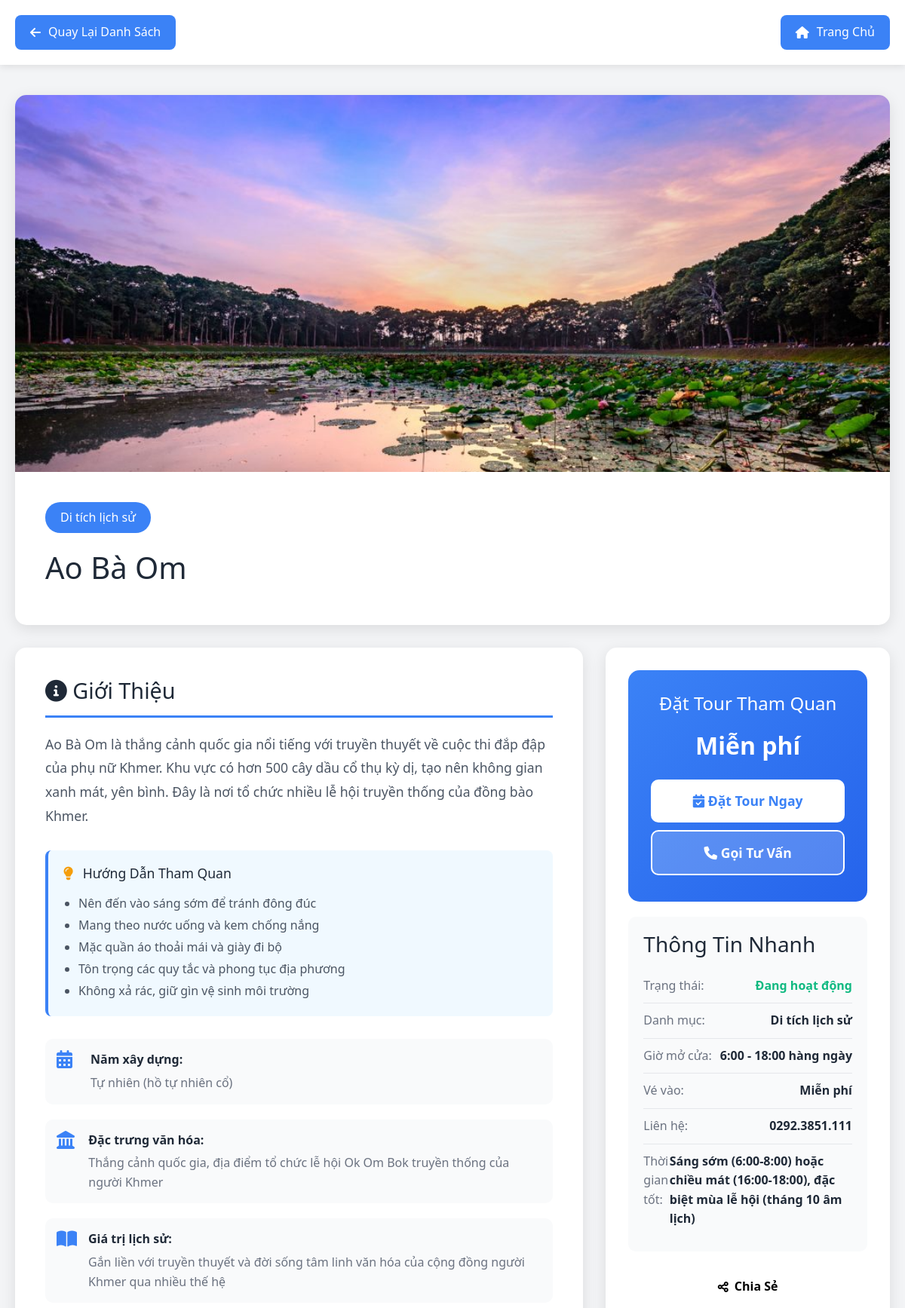
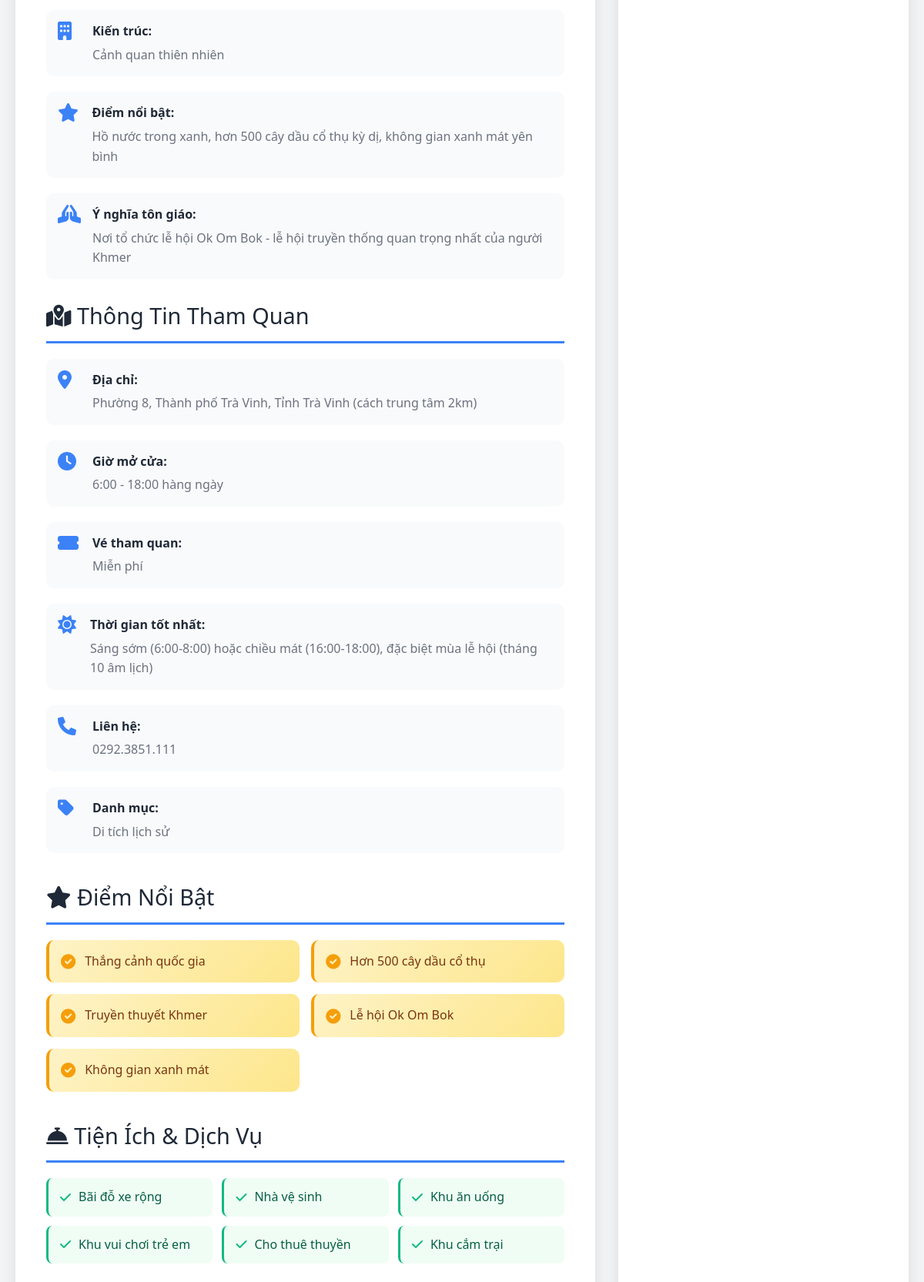
Page /chi-tiet-dia-diem.php?id=aobaom (upper part) on the committed database (2 pictures, top to bottom).
### tables this page shows
CREATE TABLE `attractions` (
  `id` int(11) NOT NULL,
  `attraction_id` varchar(50) NOT NULL,
  `name` varchar(255) NOT NULL,
  `description` text DEFAULT NULL,
  `location` varchar(255) DEFAULT NULL,
  `category` varchar(100) DEFAULT NULL,
  `ticket_price` varchar(100) DEFAULT NULL,
  `image_url` varchar(500) DEFAULT NULL,
  `opening_hours` varchar(200) DEFAULT NULL,
  `highlights` text DEFAULT NULL,
  `facilities` text DEFAULT NULL,
  `best_time` varchar(200) DEFAULT NULL,
  `contact` varchar(50) DEFAULT NULL,
  `status` enum('active','inactive') DEFAULT 'active',
  `created_at` timestamp NOT NULL DEFAULT current_timestamp(),
  `updated_at` timestamp NOT NULL DEFAULT current_timestamp() ON UPDATE current_timestamp(),
  `year_built` varchar(50) DEFAULT NULL COMMENT 'Năm xây dựng',
  `cultural_significance` text DEFAULT NULL COMMENT 'Đặc trưng văn hóa',
  `historical_value` text DEFAULT NULL COMMENT 'Giá trị lịch sử',
  `architecture_style` varchar(255) DEFAULT NULL COMMENT 'Phong cách kiến trúc',
  `notable_features` text DEFAULT NULL COMMENT 'Điểm nổi bật',
  `religious_significance` text DEFAULT NULL COMMENT 'Ý nghĩa tôn giáo',
  `latitude` decimal(10,8) DEFAULT NULL COMMENT 'Vĩ độ',
  `longitude` decimal(11,8) DEFAULT NULL COMMENT 'Kinh độ'
);

### chi-tiet-dia-diem.php (the view, shortened to what the rows shown need)
<?php
require_once 'models/Attraction.php';
$attractionId = isset($_GET['id']) ? $_GET['id'] : '';
try {
    $database = new Database();
    $db = $database->getConnection();
    $attraction = new Attraction($db);
    $attraction->attraction_id = $attractionId;
    if (!$attraction->readOne()) {
        header('Location: dia-diem-du-lich-dynamic.php');
        exit();
    }
} catch (Exception $e) {
    $error = $e->getMessage();
}
?>
<!DOCTYPE html>
<html lang="vi">
<head>
    <link href="https://cdn.jsdelivr.net/npm/bootstrap@5.3.2/dist/css/bootstrap.min.css" rel="stylesheet">
    <link href="https://cdnjs.cloudflare.com/ajax/libs/font-awesome/6.0.0/css/all.min.css" rel="stylesheet">
    <link rel="stylesheet" href="css/responsive.css">
    <link rel="stylesheet" href="css/mobile-enhancements.css">
    <link rel="stylesheet" href="css/header-responsive-fix.css">
    <link rel="stylesheet" href="https://cdnjs.cloudflare.com/ajax/libs/font-awesome/6.0.0/css/all.min.css">
</head>
<body>
    <div class="detail-container">
        <div class="detail-hero">
            <img src="<?php echo htmlspecialchars($attraction->image_url ?? 'hinhanh/placeholder.jpg'); ?>"
                 alt="<?php echo htmlspecialchars($attraction->name); ?>"
                 class="hero-image"
                 onerror="this.src='hinhanh/placeholder.jpg'">
            <div class="hero-content">
                <span class="hero-category">
                    <?php echo htmlspecialchars($attraction->category ?? 'Địa điểm du lịch'); ?>
                </span>
                <h1 class="hero-title"><?php echo htmlspecialchars($attraction->name); ?></h1>
            </div>
        </div>
        <div class="detail-grid">
            <div class="detail-main">
                <h2 class="section-title">
                    <i class="fas fa-info-circle"></i>
                    Giới Thiệu
                </h2>
                <div class="description">
                    <?php echo nl2br(htmlspecialchars($attraction->description)); ?>
                </div>
                <div style="margin-top: 30px; padding: 20px; background: #f0f9ff; border-left: 4px solid #3b82f6; border-radius: 8px;">
                    <h3 style="margin: 0 0 15px 0; color: #1f2937; font-size: 1.1em;">
                    </h3>
                    <ul style="margin: 0; padding-left: 20px; color: #4b5563; line-height: 1.8;">
                    </ul>
                </div>
                <div class="info-grid" style="margin-top: 30px;">
                    <?php if (!empty($attraction->year_built)): ?>
                    <div class="info-item">
                        <i class="fas fa-calendar-alt info-icon"></i>
                        <div class="info-content">
                            <strong>Năm xây dựng:</strong>
                            <span><?php echo htmlspecialchars($attraction->year_built); ?></span>
                        </div>
                    </div>
                    <?php endif; ?>
                    <?php if (!empty($attraction->cultural_significance)): ?>
                    <div class="info-item">
                        <i class="fas fa-landmark info-icon"></i>
                        <div class="info-content">
                            <strong>Đặc trưng văn hóa:</strong>
                            <span><?php echo htmlspecialchars($attraction->cultural_significance); ?></span>
                        </div>
                    </div>
                    <?php endif; ?>
                    <?php if (!empty($attraction->historical_value)): ?>
                    <div class="info-item">
                        <i class="fas fa-book-open info-icon"></i>
                        <div class="info-content">
                            <strong>Giá trị lịch sử:</strong>
                            <span><?php echo htmlspecialchars($attraction->historical_value); ?></span>
                        </div>
                    </div>
                    <?php endif; ?>
                    <?php if (!empty($attraction->architecture_style)): ?>
                    <div class="info-item">
                        <i class="fas fa-building info-icon"></i>
                        <div class="info-content">
                            <strong>Kiến trúc:</strong>
                            <span><?php echo htmlspecialchars($attraction->architecture_style); ?></span>
                        </div>
                    </div>
                    <?php endif; ?>
                    <?php if (!empty($attraction->notable_features)): ?>
                    <div class="info-item">
                        <i class="fas fa-star info-icon"></i>
                        <div class="info-content">
                            <strong>Điểm nổi bật:</strong>
                            <span><?php echo htmlspecialchars($attraction->notable_features); ?></span>
                        </div>
                    </div>
                    <?php endif; ?>
                    <?php if (!empty($attraction->religious_significance)): ?>
                    <div class="info-item">
                        <i class="fas fa-praying-hands info-icon"></i>
                        <div class="info-content">
                            <strong>Ý nghĩa tôn giáo:</strong>
                            <span><?php echo htmlspecialchars($attraction->religious_significance); ?></span>
                        </div>
                    </div>
                    <?php endif; ?>
                </div>
                <h2 class="section-title">
                    <i class="fas fa-map-marked-alt"></i>
                    Thông Tin Tham Quan
                </h2>
                <div class="info-grid">
                    <div class="info-item">
                        <div class="info-content">
                            <strong>Địa chỉ:</strong>
                            <span><?php echo htmlspecialchars($attraction->location); ?></span>
                        </div>
                    </div>
                    <div class="info-item">
                        <div class="info-content">
                            <strong>Giờ mở cửa:</strong>
                            <span><?php echo htmlspecialchars($attraction->opening_hours ?? 'Liên hệ để biết thêm'); ?></span>
                        </div>
                    </div>
                    <div class="info-item">
                        <div class="info-content">
                            <strong>Vé tham quan:</strong>
                            <span><?php echo htmlspecialchars($attraction->ticket_price ?? 'Miễn phí'); ?></span>
                        </div>
                    </div>
                    <div class="info-item">
                        <div class="info-content">
                            <strong>Thời gian tốt nhất:</strong>
                            <span><?php echo htmlspecialchars($attraction->best_time ?? 'Cả năm'); ?></span>
                        </div>
                    </div>
                    <div class="info-item">
                        <div class="info-content">
                            <strong>Liên hệ:</strong>
                            <span><?php echo htmlspecialchars($attraction->contact ?? '0294.3855.246'); ?></span>
                        </div>
                    </div>
                    <div class="info-item">
                        <div class="info-content">
                            <strong>Danh mục:</strong>
                            <span><?php echo htmlspecialchars($attraction->category ?? 'Địa điểm du lịch'); ?></span>
                        </div>
                    </div>
                </div>
                <?php if (!empty($attraction->highlights)): ?>
                <h2 class="section-title" style="margin-top: 40px;">
                    <i class="fas fa-star"></i>
                    Điểm Nổi Bật
                </h2>
                <div class="highlights-grid">
                    <?php
                    $highlights = explode('|', $attraction->highlights);
                    foreach ($highlights as $highlight):
                    ?>
                    <div class="highlight-item">
                        <i class="fas fa-check-circle"></i>
                        <span><?php echo htmlspecialchars(trim($highlight)); ?></span>
                    </div>
                    <?php endforeach; ?>
                </div>
                <?php endif; ?>
                <?php if (!empty($attraction->facilities)): ?>
                <h2 class="section-title" style="margin-top: 40px;">
                    <i class="fas fa-concierge-bell"></i>
                    Tiện Ích & Dịch Vụ
                </h2>
                <div class="facilities-grid">
                    <?php
                    $facilities = explode('|', $attraction->facilities);
                    foreach ($facilities as $facility):
                    ?>
                    <div class="facility-item">
                        <i class="fas fa-check"></i>
                        <span><?php echo htmlspecialchars(trim($facility)); ?></span>
                    </div>
                    <?php endforeach; ?>
                </div>
                <?php endif; ?>
            </div>
            <div class="detail-sidebar">
                <div class="booking-card">
                    <h3>Đặt Tour Tham Quan</h3>
                    <div class="price">
                        <?php echo htmlspecialchars($attraction->ticket_price ?? 'Miễn phí'); ?>
                    </div>
                    <a href="dat-tour.php?id=<?php echo urlencode($attraction->attraction_id); ?>"
                       class="btn btn-primary">
                        <i class="fas fa-calendar-check"></i>
                        Đặt Tour Ngay
                    </a>
                    <a href="tel:0294.3855.246" class="btn btn-secondary">
                        <i class="fas fa-phone"></i>
                        Gọi Tư Vấn
                    </a>
                </div>
                <div class="quick-info">
                    <div class="quick-info-item">
                        <span class="quick-info-label">Danh mục:</span>
                        <span class="quick-info-value">
                            <?php echo htmlspecialchars($attraction->category ?? 'N/A'); ?>
                        </span>
                    </div>
                    <div class="quick-info-item">
                        <span class="quick-info-label">Giờ mở cửa:</span>
                        <span class="quick-info-value">
                            <?php echo htmlspecialchars($attraction->opening_hours ?? 'Liên hệ'); ?>
                        </span>
                    </div>
                    <div class="quick-info-item">
                        <span class="quick-info-label">Vé vào:</span>
                        <span class="quick-info-value">
                            <?php echo htmlspecialchars($attraction->ticket_price ?? 'Miễn phí'); ?>
                        </span>
                    </div>
                    <div class="quick-info-item">
                        <span class="quick-info-label">Liên hệ:</span>
                        <span class="quick-info-value">
                            <?php echo htmlspecialchars($attraction->contact ?? '0294.3855.246'); ?>
                        </span>
                    </div>
                    <div class="quick-info-item">
                        <span class="quick-info-label">Thời gian tốt:</span>
                        <span class="quick-info-value">
                            <?php echo htmlspecialchars($attraction->best_time ?? 'Cả năm'); ?>
                        </span>
                    </div>
                </div>
            </div>
        </div>
    </div>
</body>
</html>

### rows in the picture
attractions: image_url (picture), category "Di tích lịch sử", name "Ao Bà Om", description "Ao Bà Om là thắng cảnh quốc gia nổi tiếng với truyền thuyết về cuộc thi đắp đập của phụ nữ Khmer. Khu vực có hơn 500 cây dầu cổ thụ kỳ dị, tạo nên không gian xanh mát, yên bình. Đây là nơi tổ chức nhiều lễ hội truyền thống của đồng bào Khmer.", year_built "Tự nhiên (hồ tự nhiên cổ)", cultural_significance "Thắng cảnh quốc gia, địa điểm tổ chức lễ hội Ok Om Bok truyền thống của người Khmer", historical_value "Gắn liền với truyền thuyết và đời sống tâm linh văn hóa của cộng đồng người Khmer qua nhiều thế hệ", architecture_style "Cảnh quan thiên nhiên", notable_features "Hồ nước trong xanh, hơn 500 cây dầu cổ thụ kỳ dị, không gian xanh mát yên bình", religious_significance "Nơi tổ chức lễ hội Ok Om Bok - lễ hội truyền thống quan trọng nhất của người Khmer", location "Phường 8, Thành phố Trà Vinh, Tỉnh Trà Vinh (cách trung tâm 2km)", opening_hours "6:00 - 18:00 hàng ngày", ticket_price "Miễn phí", best_time "Sáng sớm (6:00-8:00) hoặc chiều mát (16:00-18:00), đặc biệt mùa lễ hội (tháng 10 âm lịch)", contact "0292.3851.111", highlights "Thắng cảnh quốc gia", highlights "Hơn 500 cây dầu cổ thụ", highlights "Truyền thuyết Khmer", highlights "Lễ hội Ok Om Bok", highlights "Không gian xanh mát", facilities "Bãi đỗ xe rộng", facilities "Nhà vệ sinh", facilities "Khu ăn uống", facilities "Khu vui chơi trẻ em", facilities "Cho thuê thuyền", facilities "Khu cắm trại"
